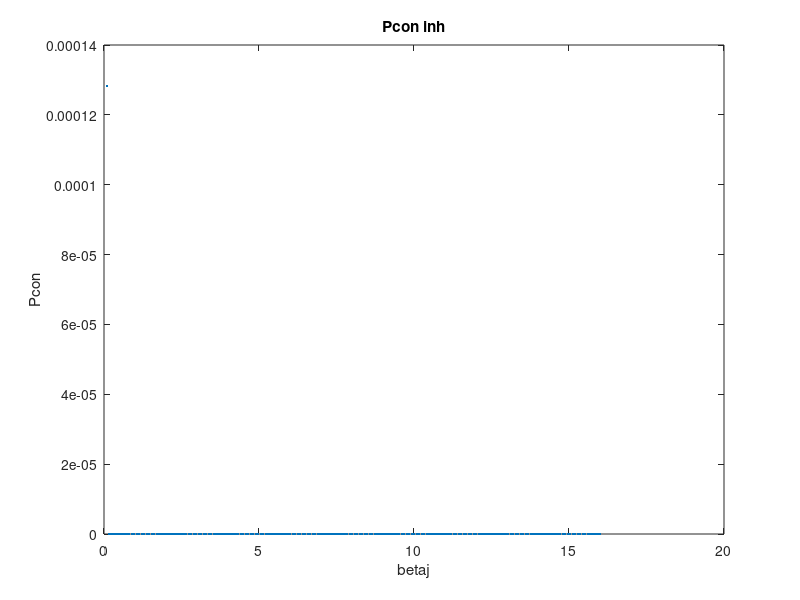
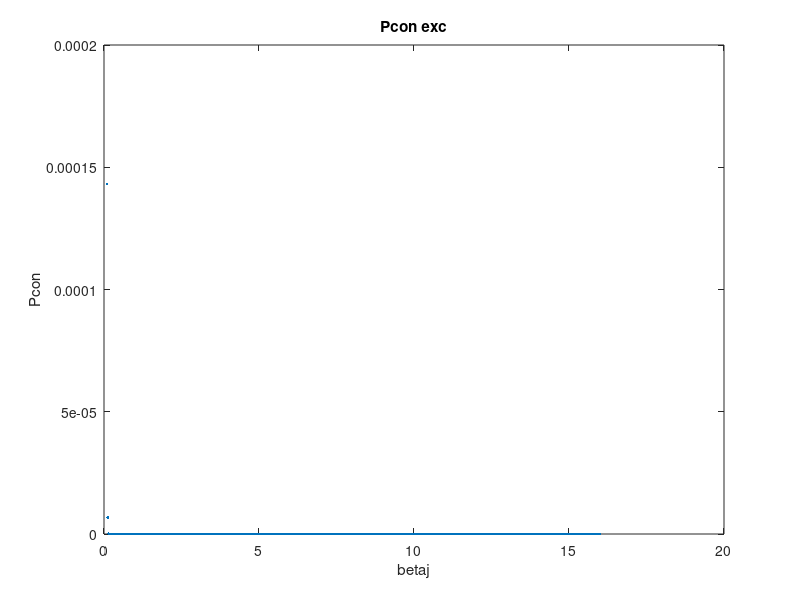
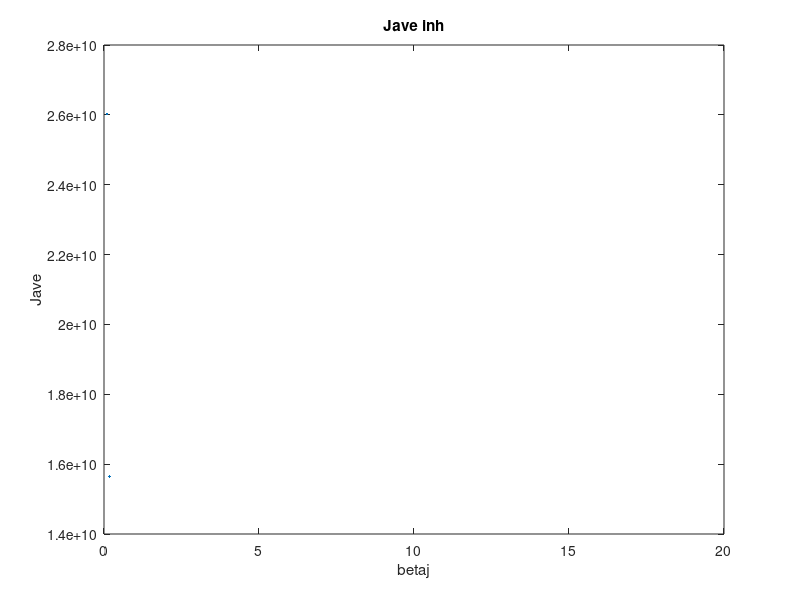
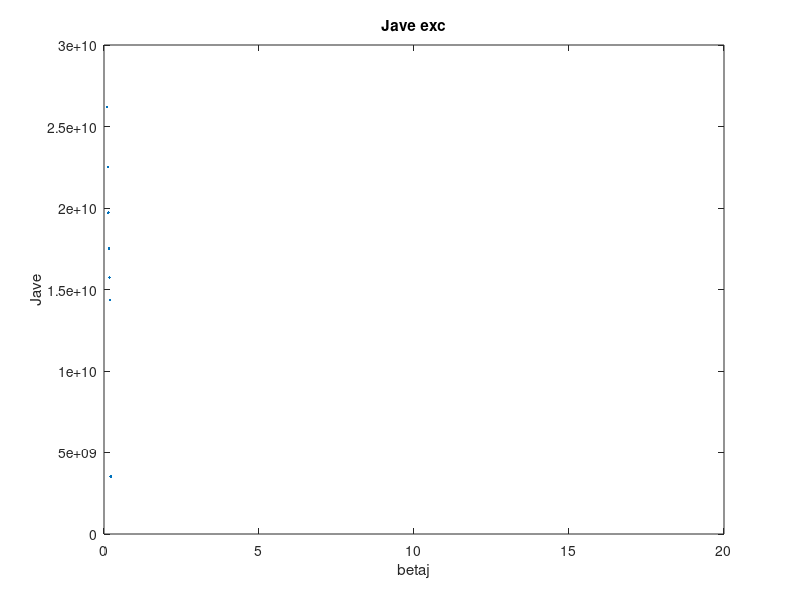

These figures' MATLAB source, in order:
% This function will calculate the robust model theoretical_solution,
% f: presynaptic neuron firing rate, p presynaptic neuron error rate
% fout: postsynaptic neuron firing rate, pout presynaptic neuron error rate
% w: L1 norm, finh: inhibitory neuron percentage
% All the probability are independent of j

clear
N = 1000;
finh = 0.2;
%f = 0.2*rand(N,1)+0.1;
% f = normrnd(0.2,0.05,[N,1]);
% f(f<=0) = 0.2;
Ninh = N*finh;
finh = 0.2;
f = 0.2*ones(N,1);
betaj = [linspace(0.1,16,Ninh),linspace(0.1,16,N-Ninh)]';
%betaj = 0.1*normrnd(100,5,[N,1]);
%betaj(betaj<=0) = 10;
%betaj = exp(betaj);
fout = 0.2;
w = 70;
finh = 0.2;


error_out = 0.01;
pout1 = error_out/2./(1-fout);
pout2 = (1-fout)./fout.*pout1;
Cout1 = sqrt(2)*erfinv(1-2*pout1);
Cout2 = sqrt(2)*erfinv(1-2*pout2);

E = @(x) (1+erf(x))/2;
F = @(x) exp(-x.^2)./pi^0.5+x.*(1+erf(x));
D = @(x) x.*F(x)+E(x);

g=zeros(N,1);
g(1:Ninh) = -1;
g(Ninh+1:end) = 1;

options = optimset('Display','off','MaxIter',10^5,'MaxFunEvals',10000,'TolX',10^-8,'TolFun',10^-8);

Dj = f.*(1-f);

S = @(x) [fout*F(x(2))-(1-fout)*F(x(1)); ...
    sum(F(-(x(3) + 2*x(4)*f.*g + x(5)*f.*betaj)/2./sqrt(Dj))./sqrt(Dj))-8*N*w*x(5)*(x(1)+x(2))/(Cout1+Cout2)^2*...
    (fout*E(x(2))+(1-fout)*E(x(1)))/(fout*F(x(2))+(1-fout)*F(x(1))); ...
    sum(F(-(x(3) + 2*x(4)*f.*g + x(5)*f.*betaj)/2./sqrt(Dj)).*f.*g./sqrt(Dj))-8*N*x(5)*(x(1)+x(2))/(Cout1+Cout2)^2*...
    (fout*E(x(2))+(1-fout)*E(x(1)))/(fout*F(x(2))+(1-fout)*F(x(1)));...
    sum(F(-(x(3) + 2*x(4)*f.*g + x(5)*f.*betaj)/2./sqrt(Dj)).*f.*betaj./sqrt(Dj))-8*N*(w*x(3)+2*x(4))*(x(1)+x(2))/(Cout1+Cout2)^2*...
    (fout*E(x(2))+(1-fout)*E(x(1)))/(fout*F(x(2))+(1-fout)*F(x(1)));...
    sum(D(-(x(3) + 2*x(4)*f.*g + x(5)*f.*betaj)/2./sqrt(Dj)))-16*N*x(5)*(w*x(3)+2*x(4))/(Cout1+Cout2)^2*...
    (fout*E(x(2))+(1-fout)*E(x(1)))^2/(fout*F(x(2))+(1-fout)*F(x(1)))^2;];

j = 1;
while j < 500
    j
    x0 = [-1 1 0 1 0]+0.1.*rand(1,5);
    [x,~,exitflag] = fsolve(S, x0, options);
    if exitflag >0 && (x(1) + x(2))* x(5) > 0 &&(x(1) + x(2))/(Cout1 + Cout2) >=0
        break;
    end
    j = j + 1;
end
if  exitflag >0
     fac = 16/(Cout1 + Cout2)^2*(fout*D(x(2))+(1-fout)*D(x(1)))/(fout * F(x(2))+(1-fout)*F(x(1)))^2;
     capacity = fac* (w*x(3)+2*x(4))*x(5);
     Pcon = E(-(x(3) + 2*x(4)*f.*g + x(5)*f.*betaj)/2./sqrt(Dj));
     sumj = (Cout1+Cout2)^2/4/(x(1)+x(2))./sqrt(2*f.*(1-f))*(fout*F(x(2))+(1-fout)*F(x(1)))/(fout*E(x(2))+(1-fout)*E(x(1)));
     Jmean = g.*sumj/sqrt(2).*F(-(x(3) + 2*x(4)*f.*g + x(5)*f.*betaj)/2./sqrt(Dj))./E(-(x(3) + 2*x(4)*f.*g + x(5)*f.*betaj)/2./sqrt(Dj));
%     CV = g.*sqrt(2*D(-(x(3)+2*x(4)*f*g)/2/sqrt(f*(1-f))).*E(-(x(3)+2*x(4)*f*g)/2/sqrt(f*(1-f)))...
%         ./(F(-(x(3)+2*x(4)*f*g)/2/sqrt(f*(1-f)))).^2 - 1);
%     CVinh = -CV(1);
%     CVexc = CV(end);
end

capacity

figure
plot(betaj(1:Ninh), Pcon(1:Ninh),'.')
xlabel('betaj')
ylabel('Pcon')
title('Pcon inh')
figure
plot(betaj(Ninh+1:end), Pcon(Ninh+1:end),'.')
xlabel('betaj')
ylabel('Pcon')
title('Pcon exc')

figure
plot(betaj(1:Ninh), -Jmean(1:Ninh),'.')
xlabel('betaj')
ylabel('Jave')
title('Jave inh')
figure
plot(betaj(Ninh+1:end), Jmean(Ninh+1:end),'.')
xlabel('betaj')
ylabel('Jave')
title('Jave exc')


